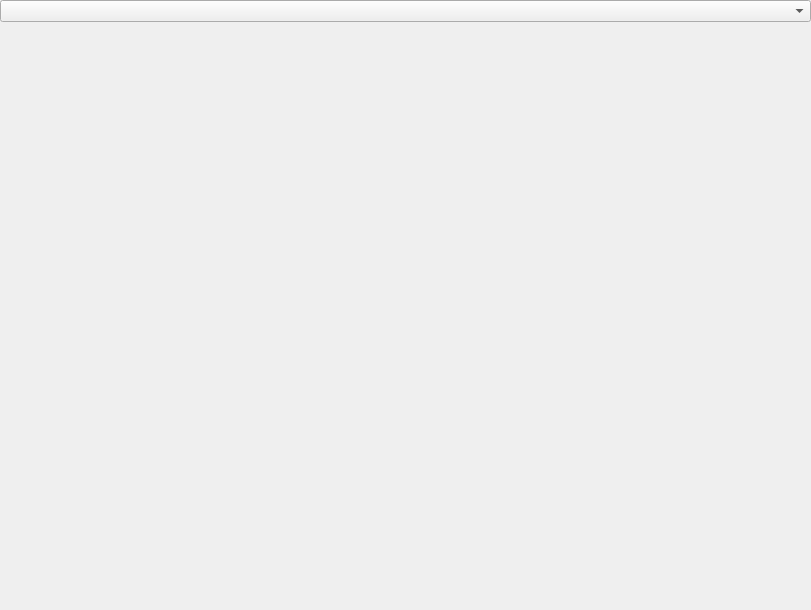
<?xml version="1.0" encoding="UTF-8"?>
<ui version="4.0">
 <class>CMacroBoxForm</class>
 <widget class="QWidget" name="CMacroBoxForm">
  <property name="geometry">
   <rect>
    <x>0</x>
    <y>0</y>
    <width>811</width>
    <height>610</height>
   </rect>
  </property>
  <property name="windowTitle">
   <string>Dialog</string>
  </property>
  <layout class="QVBoxLayout" name="verticalLayout" stretch="1,100">
   <property name="spacing">
    <number>0</number>
   </property>
   <property name="leftMargin">
    <number>0</number>
   </property>
   <property name="topMargin">
    <number>0</number>
   </property>
   <property name="rightMargin">
    <number>0</number>
   </property>
   <property name="bottomMargin">
    <number>0</number>
   </property>
   <item>
    <widget class="QWidget" name="widget" native="true">
     <layout class="QVBoxLayout" name="verticalLayout_2">
      <property name="spacing">
       <number>0</number>
      </property>
      <property name="leftMargin">
       <number>0</number>
      </property>
      <property name="topMargin">
       <number>0</number>
      </property>
      <property name="rightMargin">
       <number>0</number>
      </property>
      <property name="bottomMargin">
       <number>0</number>
      </property>
      <item>
       <widget class="QComboBox" name="li"/>
      </item>
     </layout>
    </widget>
   </item>
   <item>
    <widget class="CDesktopContainer" name="DesktopContainer" native="true"/>
   </item>
  </layout>
 </widget>
 <customwidgets>
  <customwidget>
   <class>CDesktopContainer</class>
   <extends>QWidget</extends>
   <header>cdesktopcontainer.h</header>
   <container>1</container>
  </customwidget>
 </customwidgets>
 <resources/>
 <connections/>
</ui>
